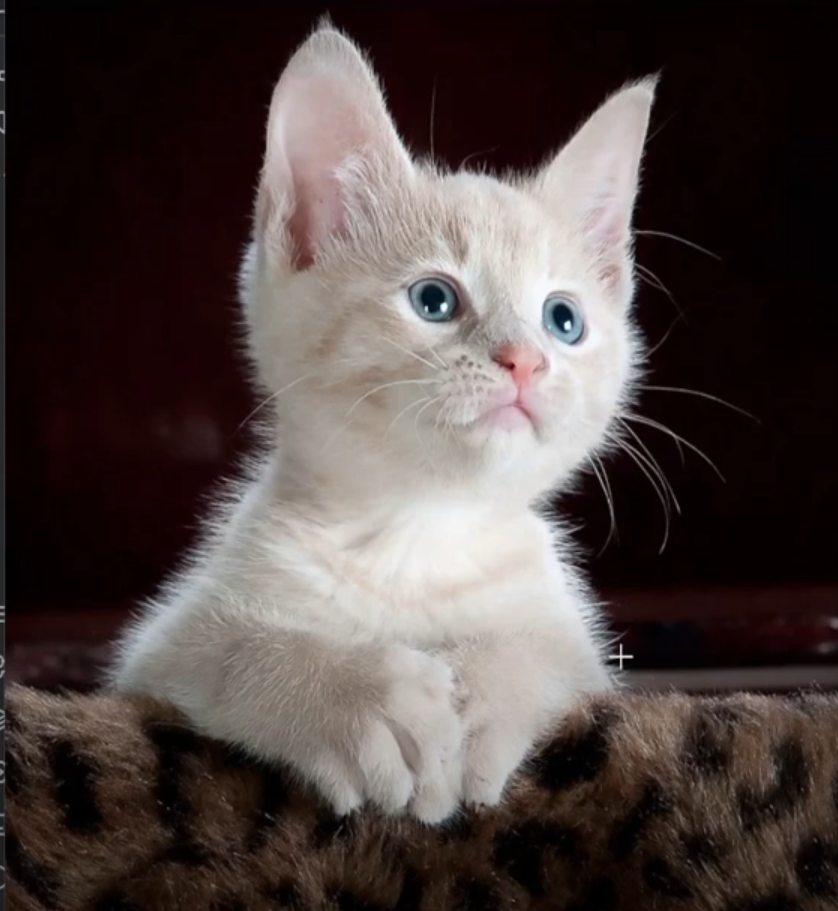
#> input picture Tutorial2D/Gato.png, 838 x 911 px
$ python 9_Juntar_Imagenes.py
#> lines starting #> are read from the running program, lines starting #| are printed output that depends on the picture
import cv2
import numpy as np

im1 = cv2.imread("Gato.png")
#> im1 is the input picture: shape (911, 838, 3); mean B, G, R 66, 68.1, 78.8
im2 = cv2.imread("Nuevo_Gato.png")
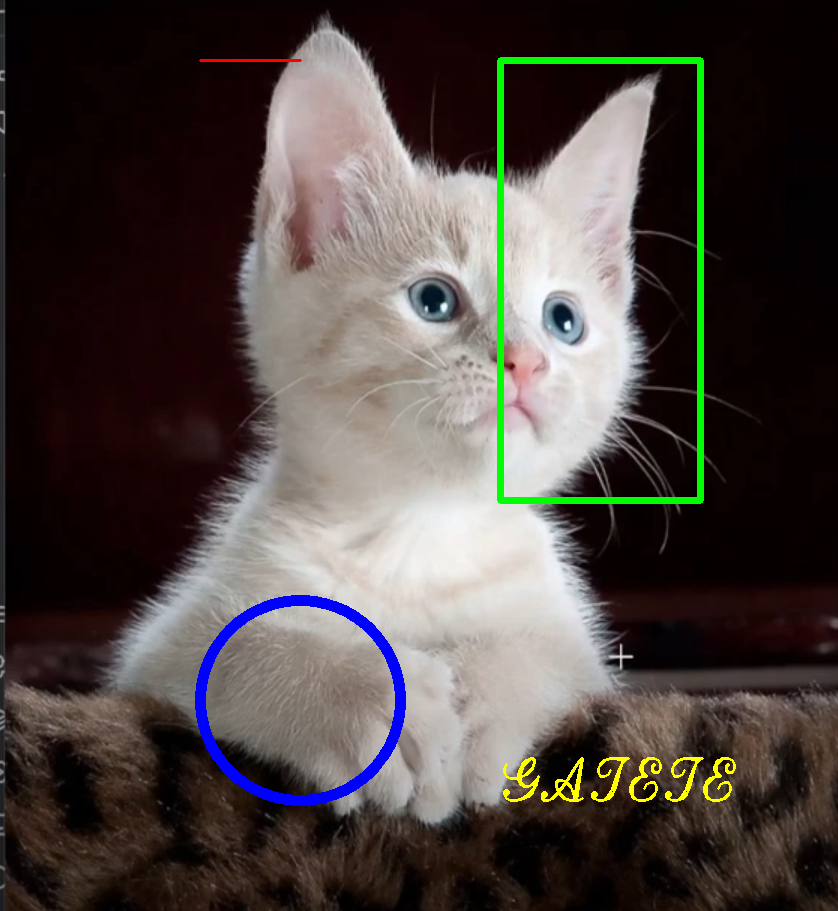
#> input picture Tutorial2D/Nuevo_Gato.png, 838 x 911 px
#> im2 is the input picture: shape (911, 838, 3); mean B, G, R 66.4, 70.1, 77.7

add = cv2.add(im1,im2)      # Suma ambas. Si se pasa de 255, se queda en 255.
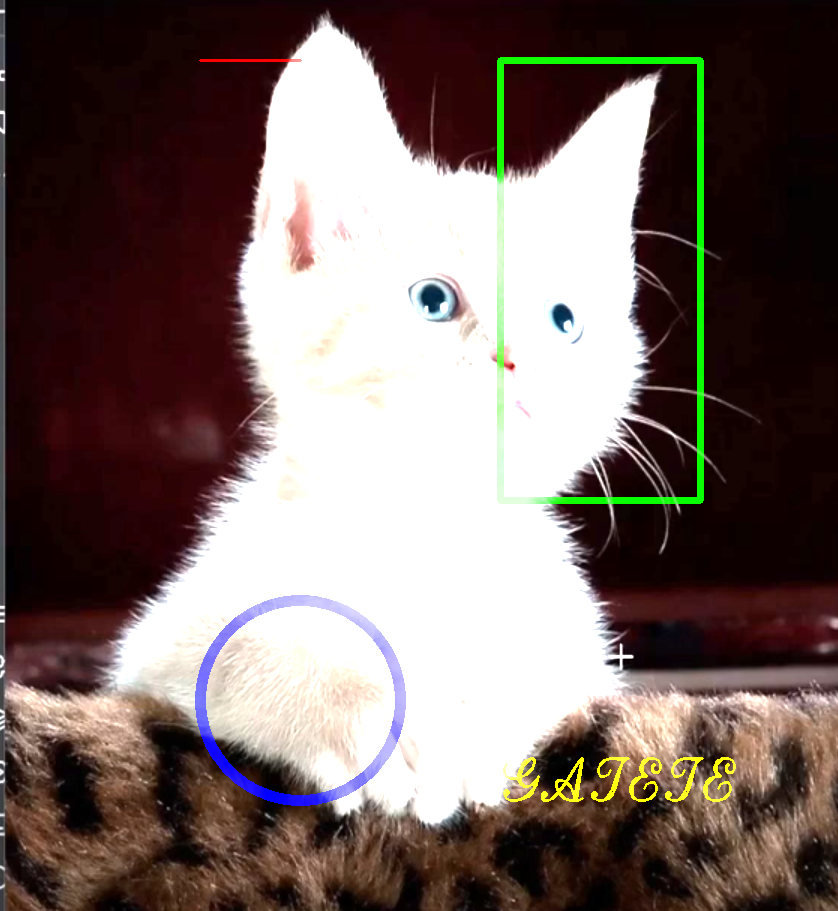
#> add: shape (911, 838, 3); mean B, G, R 101.7, 105.9, 120.5
add_weight = cv2.addWeighted(im1,0.5,im2,0.5,0)        # Cada imagen la multiplica por el numero de su derecha (0.5 / 0.9) y le suma el último número (0)
sub = cv2.subtract(im1,im2)     # Resta ambas. Si se pasa de 0, se queda en 0.
absdif = cv2.absdiff(im1,im2)   # Resta ambas y le realiza el absoluto.
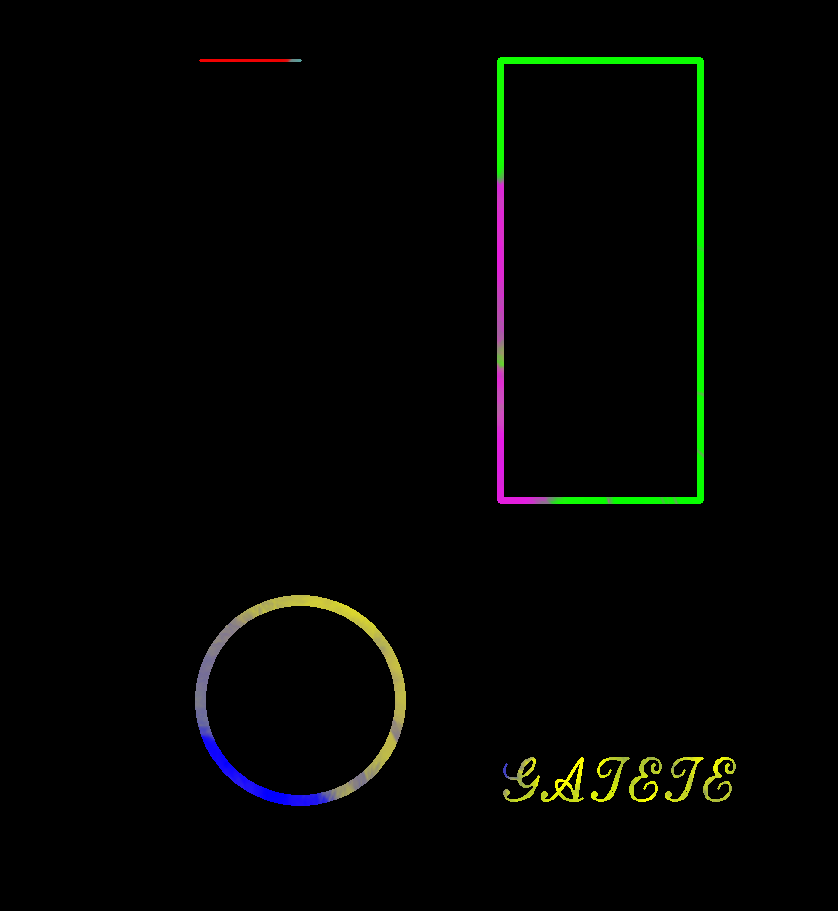
#> absdif: shape (911, 838, 3); mean B, G, R 2.1, 4.2, 2.9

cv2.imshow("Add", np.hstack([im1,im2,add]))
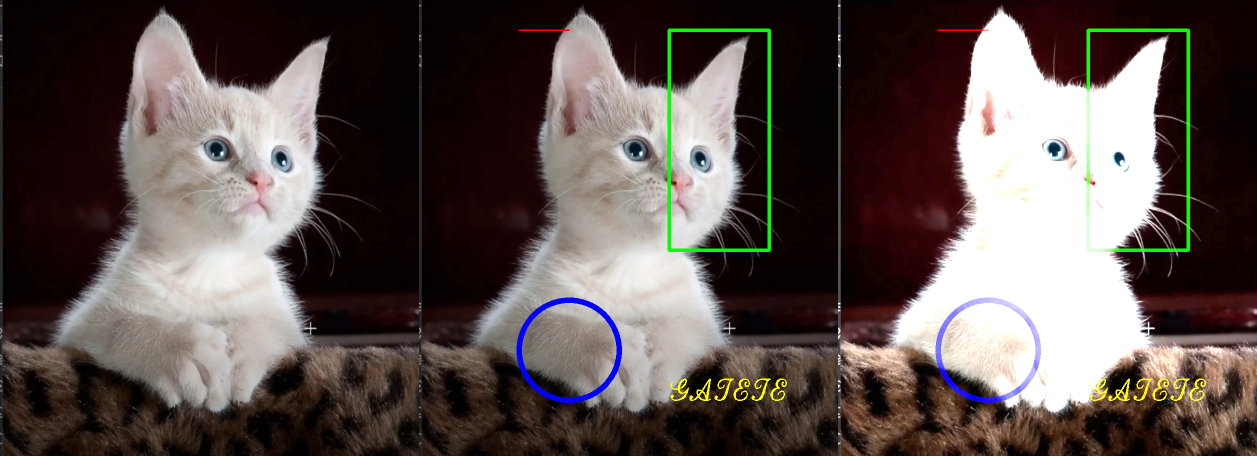
#> window 'Add': shape (911, 2514, 3) (shown at 1/2 size); mean B, G, R 78, 81.4, 92.3
cv2.imshow("Add_Weight", np.hstack([im1,im2,add_weight]))
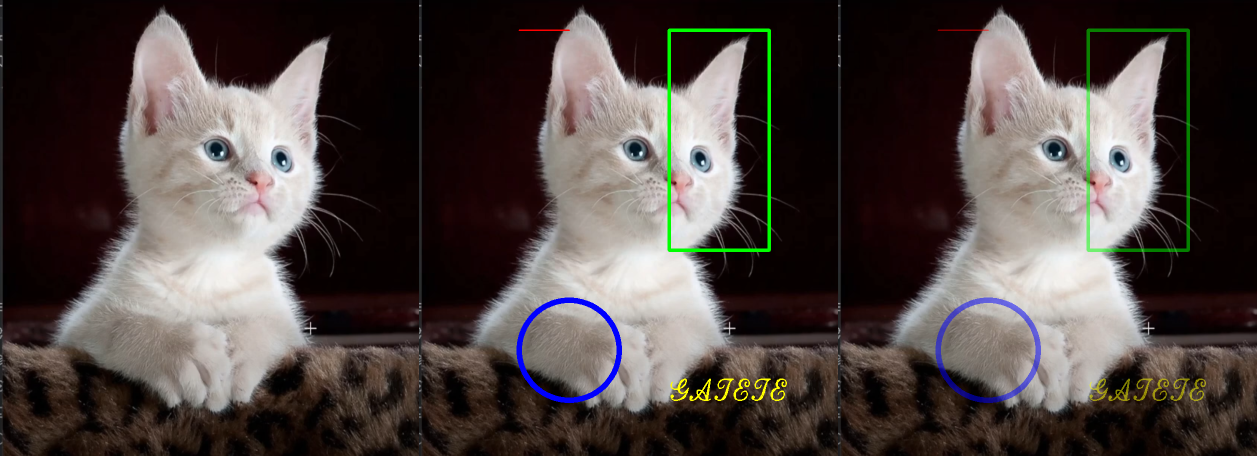
#> window 'Add_Weight': shape (911, 2514, 3) (shown at 1/2 size); mean B, G, R 66.2, 69.1, 78.3
cv2.imshow("Substract", np.hstack([im1,im2,sub]))
cv2.imshow("Absdiff", np.hstack([im1,im2,absdif]))
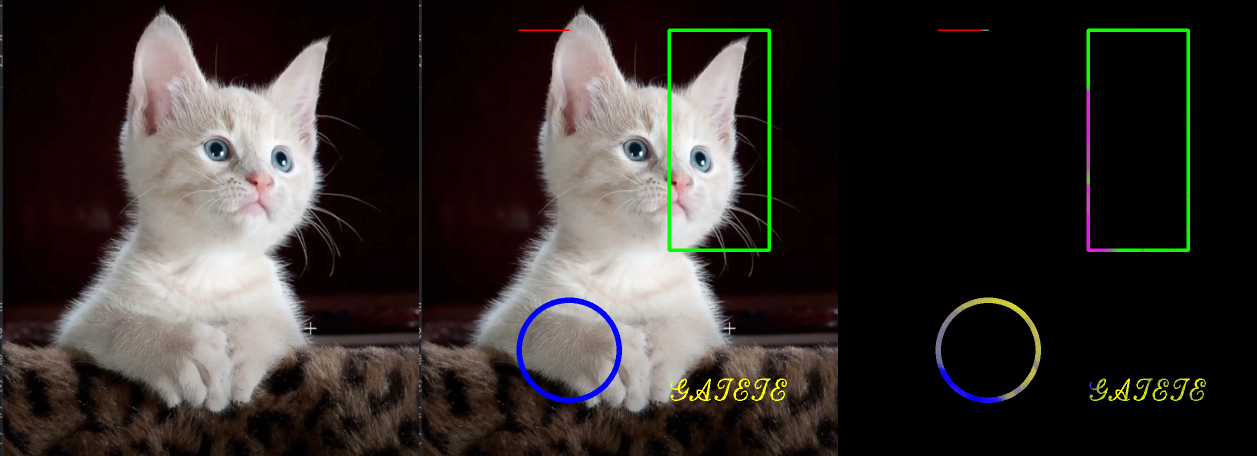
#> window 'Absdiff': shape (911, 2514, 3) (shown at 1/2 size); mean B, G, R 44.8, 47.5, 53.1

cv2.waitKey(0)
cv2.destroyAllWindows()
